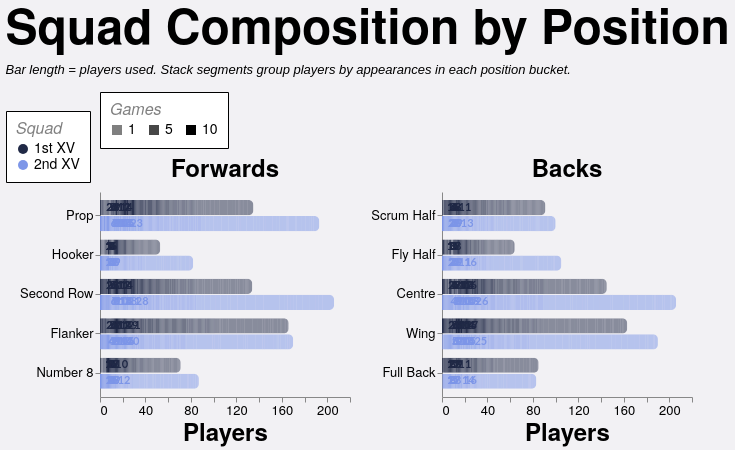

The specification (Vega-Lite) saved for this image:
### Vega-Lite specification from a JSON file in a GitHub repository (floating-point values rounded to 4 significant figures; data arrays with more than 128 entries replaced by an {"elided": "..."} marker saying what was removed)
{"config": {"axis": {"labelFont": "PT Sans Narrow, Helvetica Neue, Helvetica, Arial, sans-serif", "titleFont": "PT Sans Narrow, Helvetica Neue, Helvetica, Arial, sans-serif", "labelFontSize": 13, "titleFontSize": 24, "gridColor": "#202947", "gridOpacity": 0.2, "zindex": 1}, "text": {"font": "Lato, sans-serif"}, "bar": {"cornerRadiusEnd": 5}, "header": {"labelFont": "PT Sans Narrow, Helvetica Neue, Helvetica, Arial, sans-serif", "titleFont": "PT Sans Narrow, Helvetica Neue, Helvetica, Arial, sans-serif", "labelFontSize": 24, "titleFontSize": 28, "labelFontWeight": "bold", "orient": "left"}, "legend": {"labelFont": "PT Sans Narrow, Helvetica Neue, Helvetica, Arial, sans-serif", "titleFont": "PT Sans Narrow, Helvetica Neue, Helvetica, Arial, sans-serif", "labelFontSize": 14, "titleFontSize": 16, "titlePadding": 5, "fillColor": "white", "strokeColor": "black", "padding": 10, "titleFontWeight": "lighter", "titleFontStyle": "italic", "titleColor": "gray", "offset": 10}, "title": {"font": "PT Sans Narrow, Helvetica Neue, Helvetica, Arial, sans-serif", "fontSize": 48, "fontWeight": "bold", "anchor": "start", "align": "center", "titlePadding": 20, "subtitlePadding": 10, "subtitleFontSize": 13, "subtitleColor": "", "subtitleFontStyle": "italic", "offset": 15, "color": "black"}, "axisX": {"labelAngle": 0}, "facet": {"title": null, "header": null, "align": {"row": "each", "column": "each"}}, "resolve": {"scale": {"y": "independent", "facet": "independent"}}, "background": "#f2f1f4", "scale": {"offsetBandPaddingOuter": 0.2, "offsetBandPaddingInner": 0.1}, "view": {"stroke": null, "background": "transparent"}}, "data": {"name": "data-a1bbc798803ef8a1222f02c07e82d521"}, "facet": {"column": {"field": "unit", "sort": ["Forwards", "Backs"], "title": null, "type": "nominal"}}, "spec": {"layer": [{"mark": {"type": "bar"}, "encoding": {"color": {"field": "squad", "legend": {"labelExpr": "datum.value + ' XV'", "orient": "bottom-right", "title": "Squad"}, "scale": {"domain": ["1st", "2nd"], "range": ["#202946", "#7d96e8"]}, "type": "nominal"}, "detail": {"field": "games", "type": "quantitative"}, "opacity": {"field": "games", "legend": {"orient": "top", "title": "Games", "titleOrient": "top", "values": [1, 5, 10]}, "scale": {"domain": [1, 10], "range": [0.5, 1]}, "type": "quantitative"}, "order": {"field": "games", "sort": "descending", "type": "quantitative"}, "tooltip": [{"field": "season", "title": "Season", "type": "nominal"}, {"field": "squad", "title": "Squad", "type": "nominal"}, {"field": "unit", "title": "Unit", "type": "nominal"}, {"field": "position", "title": "Position", "type": "nominal"}, {"field": "players", "title": "Players", "type": "quantitative"}, {"field": "games", "title": "Appearances per player", "type": "quantitative"}], "x": {"axis": {"grid": false, "tickMinStep": 1}, "field": "players", "stack": "zero", "title": "Players", "type": "quantitative"}, "y": {"field": "position", "sort": {"field": "position_order", "op": "min", "order": "ascending"}, "title": null, "type": "nominal"}, "yOffset": {"field": "squad", "scale": {"paddingInner": 0.05, "paddingOuter": 0.01}, "sort": ["1st", "2nd"], "type": "nominal"}}}, {"mark": {"type": "text", "align": "left", "baseline": "middle", "dx": 4, "fontSize": 11, "fontWeight": "bold"}, "encoding": {"color": {"field": "squad", "legend": {"labelExpr": "datum.value + ' XV'", "orient": "bottom-right", "title": "Squad"}, "scale": {"domain": ["1st", "2nd"], "range": ["#202946", "#7d96e8"]}, "type": "nominal"}, "text": {"field": "total_players", "format": ".0f", "type": "quantitative"}, "tooltip": [{"field": "season", "title": "Season", "type": "nominal"}, {"field": "countModeLabel", "title": "Position Count Mode", "type": "nominal"}, {"field": "squad", "title": "Squad", "type": "nominal"}, {"field": "unit", "title": "Unit", "type": "nominal"}, {"field": "position", "title": "Position", "type": "nominal"}, {"field": "total_players", "title": "Total Players", "type": "quantitative"}], "x": {"axis": {"grid": false, "tickMinStep": 1}, "field": "total_players", "type": "quantitative"}, "y": {"field": "position", "sort": {"field": "position_order", "op": "min", "order": "ascending"}, "title": null, "type": "nominal"}, "yOffset": {"field": "squad", "scale": {"paddingInner": 0.05, "paddingOuter": 0.01}, "sort": ["1st", "2nd"], "type": "nominal"}}, "transform": [{"aggregate": [{"op": "sum", "field": "players", "as": "total_players"}], "groupby": ["season", "countMode", "countModeLabel", "squad", "unit", "position", "position_order"]}]}], "height": {"step": 16}, "width": 250}, "resolve": {"scale": {"x": "shared", "y": "independent"}}, "spacing": 20, "title": {"text": "Squad Composition by Position", "subtitle": ["Bar length = players used. Stack segments group players by appearances in each position bucket."]}, "$schema": "https://vega.github.io/schema/vega-lite/v5.20.1.json", "datasets": {"data-a1bbc798803ef8a1222f02c07e82d521": {"elided": "1517 records"}}}
